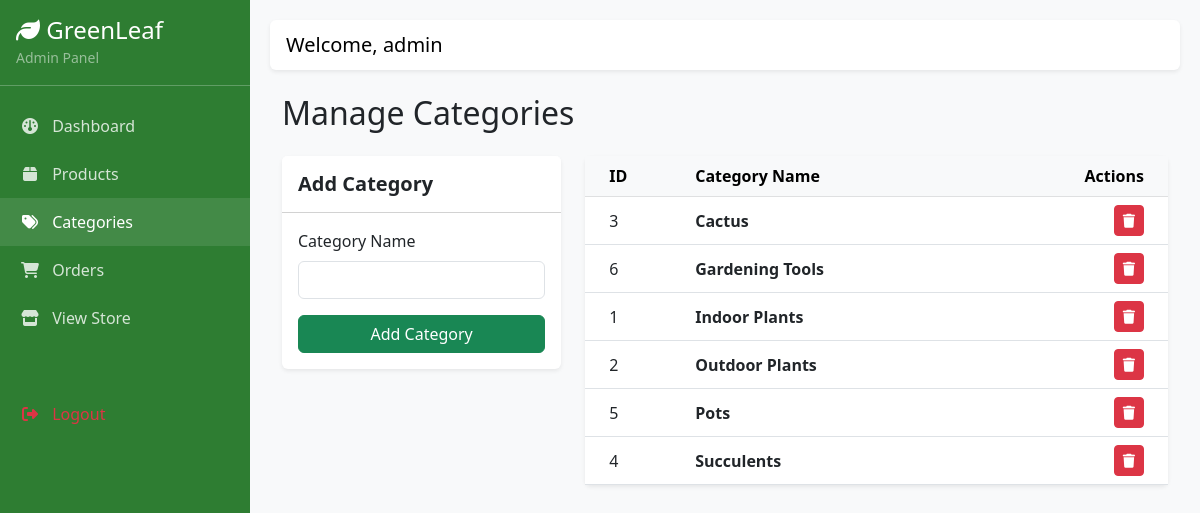
Screenshot of /admin/categories.php (signed in) with the database file from the repository.
### tables this page shows
CREATE TABLE `categories` (
  `id` int(11) NOT NULL AUTO_INCREMENT,
  `name` varchar(100) NOT NULL,
  `image` varchar(255) DEFAULT NULL,
  `created_at` timestamp DEFAULT current_timestamp(),
  PRIMARY KEY (`id`)
);

### admin/categories.php (the view, shortened to what this page needs)
<?php
require_once '../includes/admin_header.php';
$stmt = $conn->query("SELECT * FROM categories ORDER BY name ASC");
$categories = $stmt->fetchAll();
?>
<div class="container-fluid">
    <h2 class="mb-4">Manage Categories</h2>
    <div class="row">
        <div class="col-md-4 mb-4">
            <div class="card border-0 shadow-sm">
                <div class="card-header bg-white py-3">
                    <h5 class="mb-0 fw-bold">Add Category</h5>
                </div>
                <div class="card-body">
                    <form method="POST" action="categories.php">
                        <div class="mb-3">
                            <label class="form-label">Category Name</label>
                            <input type="text" name="name" class="form-control" required>
                        </div>
                        <button type="submit" class="btn btn-success w-100">Add Category</button>
                    </form>
                </div>
            </div>
        </div>
        <div class="col-md-8">
            <div class="card border-0 shadow-sm">
                <div class="card-body p-0">
                    <div class="table-responsive">
                        <table class="table table-hover align-middle mb-0">
                            <thead class="table-light">
                                <tr>
                                    <th class="ps-4">ID</th>
                                    <th>Category Name</th>
                                    <th class="pe-4 text-end">Actions</th>
                                </tr>
                            </thead>
                            <tbody>
                                <?php foreach($categories as $cat): ?>
                                <tr>
                                    <td class="ps-4"><?= $cat['id'] ?></td>
                                    <td class="fw-bold"><?= htmlspecialchars($cat['name']) ?></td>
                                    <td class="pe-4 text-end">
                                        <a href="categories.php?delete=<?= $cat['id'] ?>" class="btn btn-sm btn-danger" onclick="return confirm('Are you sure? This may delete all products in this category!');"><i class="fa-solid fa-trash"></i></a>
                                    </td>
                                </tr>
                                <?php endforeach; ?>
                            </tbody>
                        </table>
                    </div>
                </div>
            </div>
        </div>
    </div>
</div>
<?php require_once '../includes/admin_footer.php'; ?>

### includes/admin_header.php (style rules this page uses)
body { background-color: #f8f9fa; }

### rows the page displays
categories: id "3", name "Cactus"
categories: id "6", name "Gardening Tools"
categories: id "1", name "Indoor Plants"
categories: id "2", name "Outdoor Plants"
categories: id "5", name "Pots"
categories: id "4", name "Succulents"

### other values shown
$_SESSION['username'] "admin"
